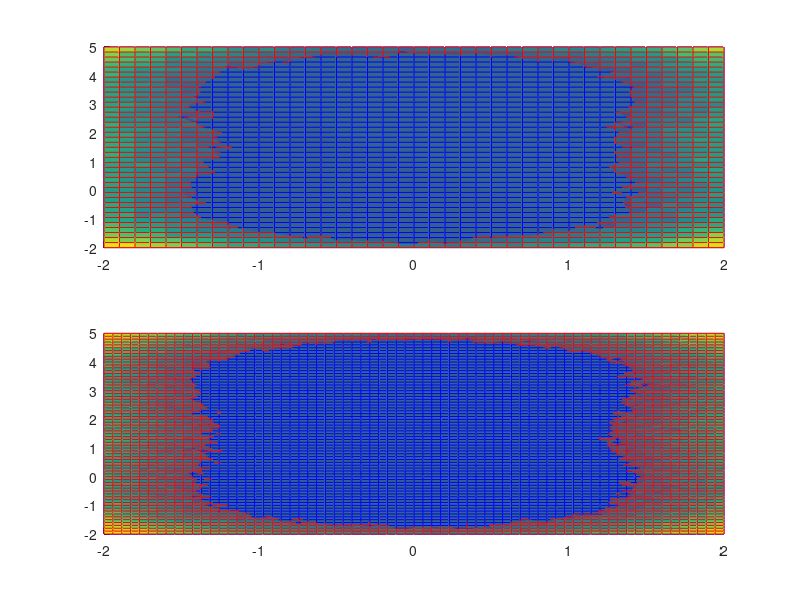

The MATLAB script that drew this image:
load('proj_fit_02.mat');
X1 = id.X{1,1};
X2 = id.X{2,1};
N = length(X1);
Y = id.Y;

X1val = val.X{1,1};
X2val = val.X{2,1};
N2=length(X1val);
Yval=val.Y;

phi=ones(N,3);
fid=ones(N,N);
fval=ones(N,N);
y=ones(N*N,1);

for i=1:N
    for j=1:N
       phi((i-1)*N+j,:)=[X1(j) X2(i) 1 ];
       y((i-1)*N+j)=Y(j,i);
    end
end

theta=phi\y;

for i=1:N
    for j=1:N
       fid(i,j)=[theta(1).*X1(i) + theta(2).*X2(j)  + theta(3)];
    end
end
for i=1:N2
    for j=1:N2
       fval(i,j)=[theta(1).*X1val(i) + theta(2).*X2val(j)  + theta(3)];
    end
end

subplot(211);
hold on;
surf(X1,X2,fid,'EdgeColor','b');
surf(X1,X2,Y,'EdgeColor','r');
hold off;
subplot(212);
hold on;
surf(X1val,X2val,fval,'EdgeColor','b');
surf(X1val,X2val,Yval,'EdgeColor','r');
hold off;

%mse
sum=0;
for i=1:N
    for j=1:N
        sum=sum + (Y(i,j)-fid(i,j))^2;
    end
end
mse=sum/N/N;
sum=0;
for i=1:N2
    for j=1:N2
        sum=sum + (Yval(i,j)-fval(i,j))^2;
    end
end
mseval=sum/N2/N2;


